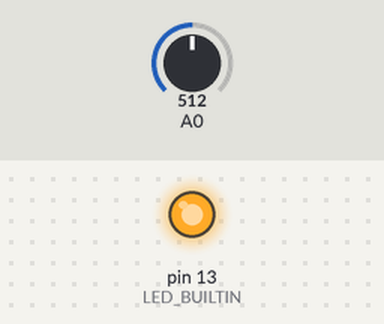
Recording of a sketch running on a simulated Arduino Uno, built with avr-gcc and run on an emulated ATmega328P. Parts: output pins drawn as LEDs (lit = HIGH). Inputs (shaded band) come from the test bench; at power-on: A0 = 512. What the sketch prints to the serial monitor is not drawn.

Above: at 2.9 s.
3.0 s: A0 set to 493
At 4.9 s:
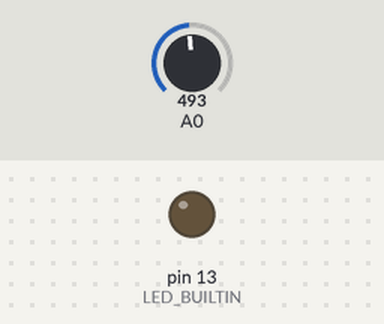
5.8 s: A0 set to 510
At 7.8 s:
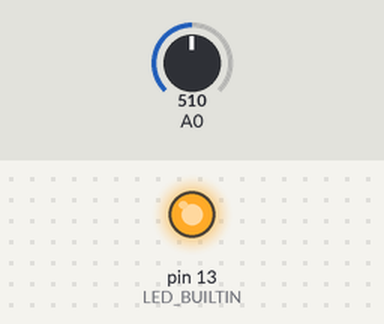
8.6 s: A0 set to 490
At 11.0 s:
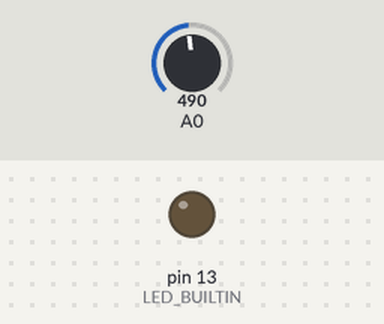
Timing chart, 0 to 12.5 s (numbered marks = the images above; inputs shaded):
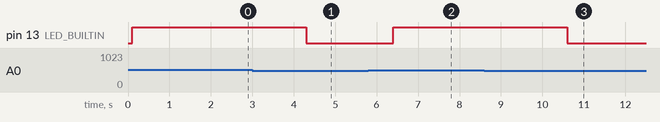

Measured:
- the behaviour switches between 501 and 500 on A0 (found by bisection; images 0 and 1)
- after the input at 3.0 s, pin 13 (LED_BUILTIN): HIGH → LOW after 1.3 s
- after the input at 5.8 s, pin 13 (LED_BUILTIN): LOW → HIGH after 0.60 s
- after the input at 8.6 s, pin 13 (LED_BUILTIN): HIGH → LOW after 2.0 s

The sketch:

sensor_read.ino
```cpp
void setup()
{
  Serial.begin(9600);
  pinMode(LED_BUILTIN, OUTPUT);
  pinMode(A0, INPUT);

}

const int THRESHOLD = 500;

void loop()
{

  int soilDryness = analogRead(A0);
  delay(100);

  Serial.print("Soil Dryness is : ");
  Serial.print(soilDryness);
  Serial.print("\t");

  if (soilDryness > THRESHOLD)
  {
    digitalWrite(LED_BUILTIN, HIGH);
    delay(2000);
    Serial.println("WATER PUMP IS ON !!");

  }
  else
  {
    digitalWrite(LED_BUILTIN, LOW);
    delay(2000);
    Serial.println("WATER PUMP IS OFF !!");
  }


}
```
